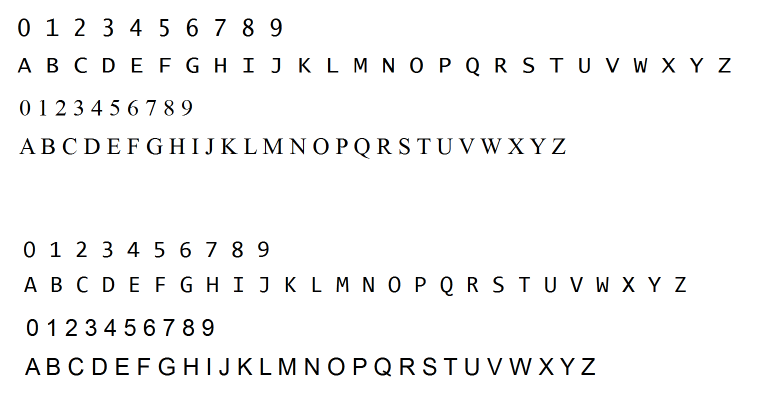
#> input picture data/training_chars2.png, 1516 x 788 px, found by its file name (shown at 1/2 size)
$ python split_char.py   (older library calls are emulated)
#> lines starting #> are read from the running program, lines starting #| are printed output that depends on the picture; after the words box and inside, x2 and y2 are one past the last pixel; in counts of white or black regions, pixels touching at a corner belong together
import cv2
import numpy as np
import uuid
import os

MIN_CONTOUR_AREA = 100
RESIZED_IMAGE_WIDTH = 20
RESIZED_IMAGE_HEIGHT = 30

PAD_IMAGE_SIZE = 128


# pad to keep the shape so that the character will not be stretched
def pad(img, w, h):
    tar = PAD_IMAGE_SIZE

    if w > h:
        tar_w = 0
        tar_h = (w-h) // 2
    else:
        tar_h = 0
        tar_w = (h-w) // 2

    img = np.pad(img, ((tar_h + h//8, tar_h+h//8), (tar_w+w//8, tar_w+w//8)),  'constant', constant_values=(255, 255))
    return cv2.resize(img, (tar, tar))


# split the character from the image
def split_char(path, save=False):
#> called with path = 'training_chars2.png', save = True
    ValidChars = {'0', '1', '2', '3', '4', '5', '6', '7', '8', '9',
                  'A', 'B', 'C', 'D', 'E', 'F', 'G', 'H', 'I', 'J',
                  'K', 'L', 'M', 'N', 'O', 'P', 'Q', 'R', 'S', 'T',
                  'U', 'V', 'W', 'X', 'Y', 'Z'}

    # convert the image to black and white and find the contour
    pic = cv2.imread(path)
#> pic is the input picture: shape (788, 1516, 3); mean B, G, R 246.5, 246.5, 246.5
    pic = cv2.cvtColor(pic, cv2.COLOR_BGR2GRAY)
#> pic: shape (788, 1516)
    pic = cv2.GaussianBlur(pic, (5, 5), 0)
    pic = cv2.adaptiveThreshold(pic, 255, cv2.ADAPTIVE_THRESH_MEAN_C, cv2.THRESH_BINARY, 11, 2)
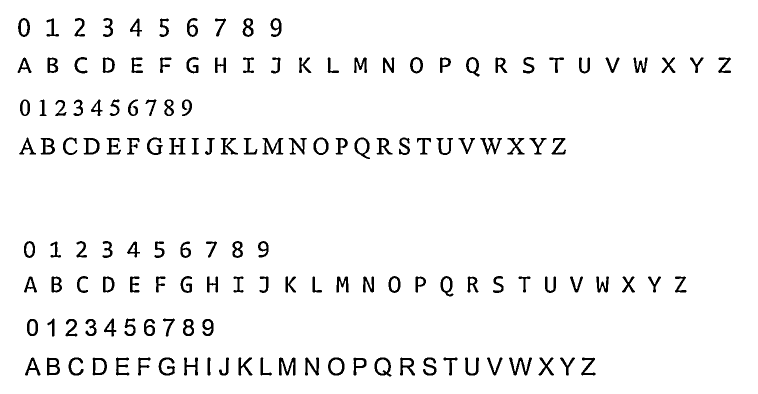
#> pic: shape (788, 1516) (shown at 1/2 size); 95.8% white; 144 black regions, largest, box (x1, y1, x2, y2) and area: (1018, 715, 1064, 751) 611, (558, 715, 591, 751) 607, (525, 276, 567, 309) 577
    pic_r = cv2.bitwise_not(pic)
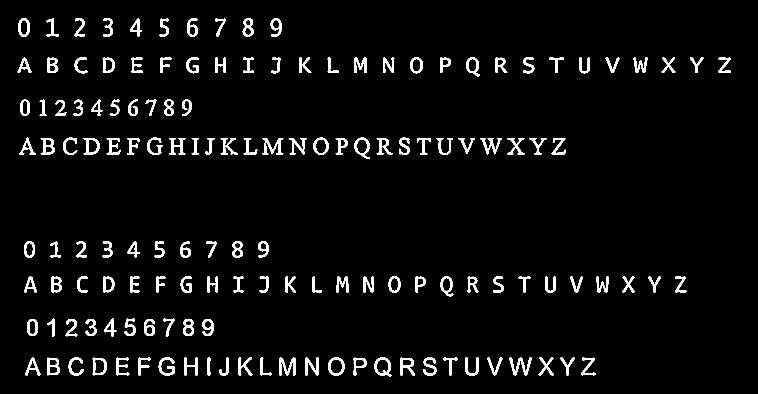
#> pic_r: shape (788, 1516) (shown at 1/2 size); 4.2% white; 144 white regions

    cnt, contour, hierarchy = cv2.findContours(pic_r, cv2.RETR_EXTERNAL, cv2.CHAIN_APPROX_SIMPLE)
#> contour = 144 contours; largest, box (x1, y1, x2, y2) and area: (749, 715, 783, 753) 945, (656, 715, 689, 751) 929, (709, 275, 740, 318) 842, (185, 715, 214, 751) 818, (627, 275, 657, 310) 800

    chars = []
    for i in range(len(contour)):
        if cv2.contourArea(contour[i]) <= MIN_CONTOUR_AREA:
            continue
        x, y, w, h = cv2.boundingRect(contour[i])
        img_roi = pic[y:y + h, x:x + w]

        # TODO: we can sort the character by x and y if we need to
        # if save is True, it's a simple labeling tool. Just press the corresponding key on the keyboard.
        if save:
            img_roi = cv2.resize(img_roi, (RESIZED_IMAGE_WIDTH, RESIZED_IMAGE_HEIGHT))
            cv2.imshow('1', img_roi)
            intChar = chr(cv2.waitKey())
            if intChar in ValidChars:
                dir_path = os.path.join('.', 'data', intChar)
                if not os.path.isdir(dir_path):
                    os.mkdir(dir_path)
                path = os.path.join(dir_path, str(uuid.uuid4()) + '.jpg')
                cv2.imwrite(path, img_roi)
            else:
                print('not valid')
        else:
            img_pad = pad(img_roi, w, h)
            chars.append(img_pad)
#> this loop made 144 passes; (key Esc is pressed on pass 1)
#> (x, y, w, h) on passes 1 to 12: (1162, 715, 29, 36), (1120, 715, 30, 36), (1077, 715, 31, 36), (1018, 715, 46, 36), (974, 715, 31, 36), (930, 715, 28, 36), (887, 715, 28, 36), (846, 715, 27, 36), (800, 715, 30, 36), (749, 715, 34, 38), (707, 715, 26, 36), (656, 715, 33, 36)
#| not valid
#| not valid
#| not valid
#| not valid
#| not valid
#| not valid
#| not valid
#| not valid
#> (further printed lines are left out)
#> pass 1, in split_char, `img_roi = pic[y:y + h, x:x + w]`:
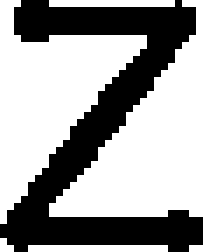
#> img_roi: shape (36, 29) (shown 7 times larger); 62.5% white; 1 black region, box (x1, y1, x2, y2) and area: (0, 0, 29, 36) 391
#> pass 1, in split_char, `img_roi = cv2.resize(img_roi, (RESIZED_IMAGE_WIDTH, RESIZED_IMAGE_HEIG..`:
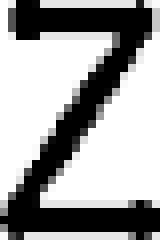
#> img_roi: shape (30, 20) (shown 8 times larger); min 0, max 255, mean 160.9
#> pass 2, in split_char, `img_roi = pic[y:y + h, x:x + w]`:
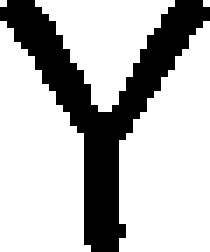
#> img_roi: shape (36, 30) (shown 7 times larger); 72.8% white; 1 black region, box (x1, y1, x2, y2) and area: (0, 0, 30, 36) 294
#> pass 2, in split_char, `img_roi = cv2.resize(img_roi, (RESIZED_IMAGE_WIDTH, RESIZED_IMAGE_HEIG..`:
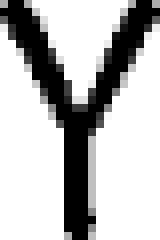
#> img_roi: shape (30, 20) (shown 8 times larger); min 0, max 255, mean 186
#> after the loop:
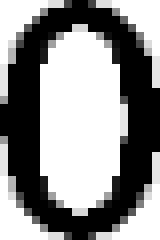
#> img_roi: shape (30, 20) (shown 8 times larger); min 0, max 255, mean 142.4
#> after the loop, chars = []
    return chars


def main():
    split_char("training_chars2.png", save=True)


if __name__ == "__main__":
    main()
